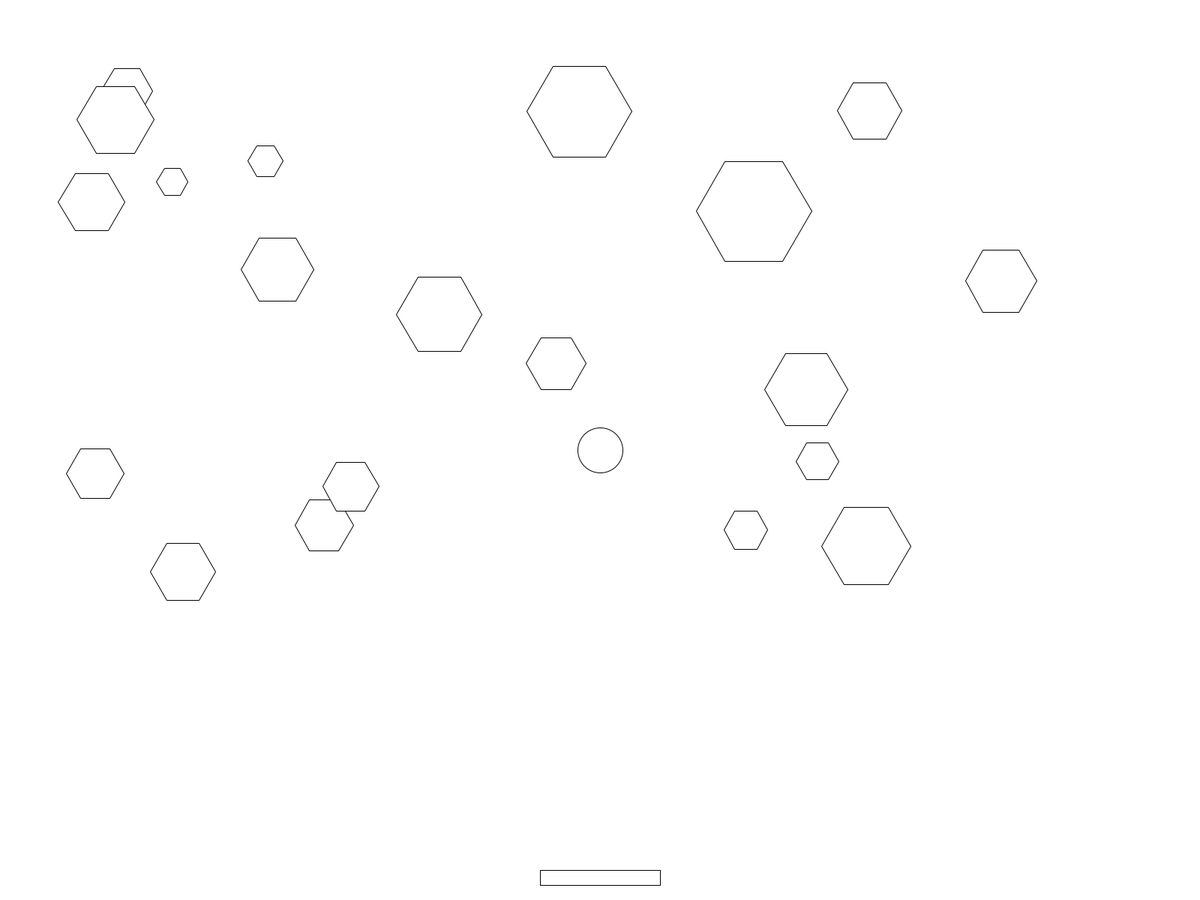
Frame 1 (no input)
Frame 60 (the mouse pressed at the canvas centre just before this capture): identical to frame 1, image omitted
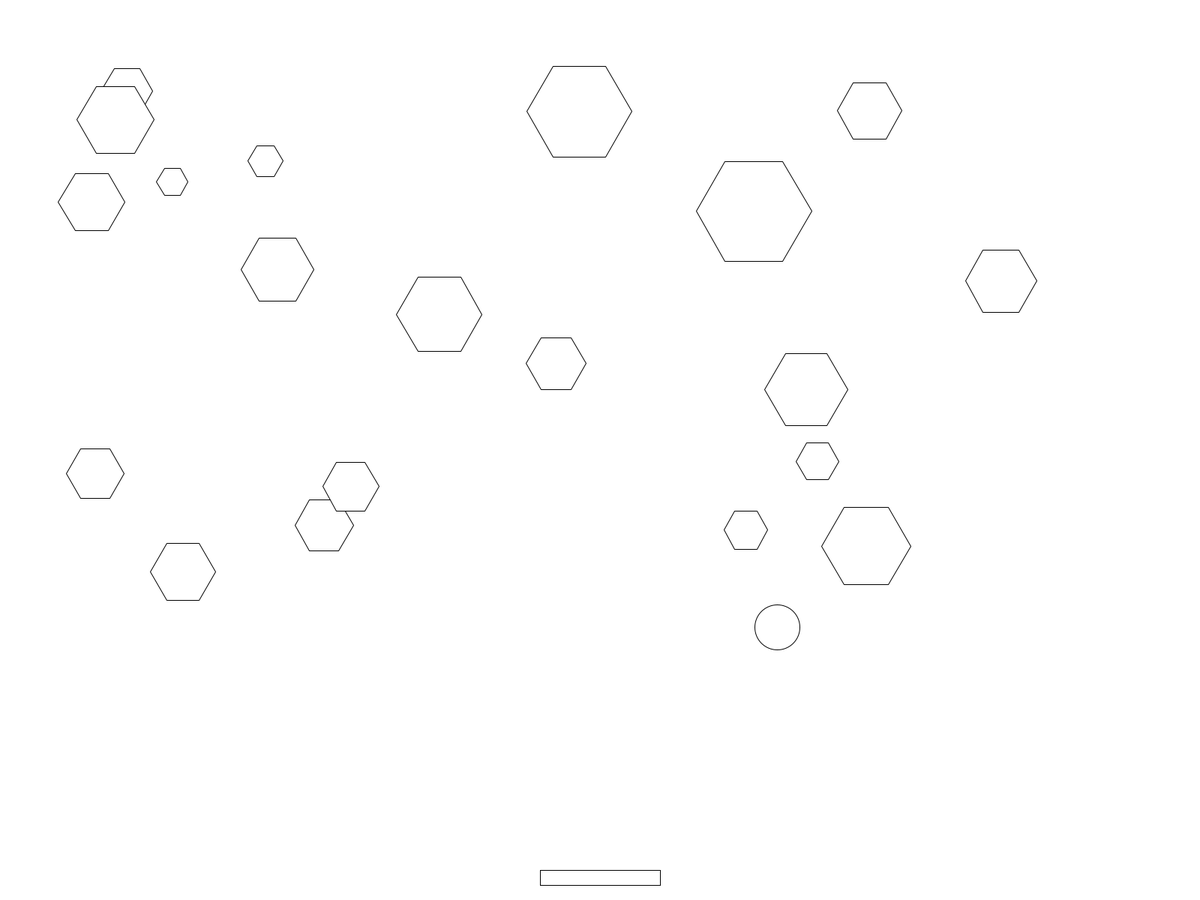
Frame 120 (the mouse held since frame 60 and released just before this capture)

The Processing sketch that drew these frames (run headless with seeded random() and noise(); from frame 60 on, the mouse is pressed at the canvas centre):

// Processing sketch: BrickBreaker_processing
// ── BrickBreaker_processing.pde
Paddle paddle;
Ball ball;
ArrayList<Brick> bricks = new ArrayList<Brick>();

boolean playingGame = false;
boolean youWin = false;
double winText;

void setup() {
  fullScreen();
  //size(displayWidth,displayHeight);

  paddle = new Paddle();
  ball = new Ball();

  for (int i = 0; i < 20; i++) {
    bricks.add(new Brick());
  }
  //createText();
}

void draw() {
  background(255);

  // bricks
  for (int i = 0; i < bricks.size(); i++) {
    bricks.get(i).display();
    if (ball.hits(bricks.get(i))) {
      if (bricks.get(i).r >= 40) {
        bricks.get(i).r = bricks.get(i).r / 2;
      } else {
        bricks.remove(i);
      }
      ball.direction.y *= -1;
    }
  }

  // paddle
  paddle.display();
  if (playingGame) paddle.checkEdges();
  if (playingGame) paddle.update();

  // ball
  if (ball.meets(paddle)) {
    if (ball.direction.y > 0) ball.direction.y *= -1;
  }
  ball.display();
  if (playingGame) ball.checkEdges();
  if (playingGame) ball.update();

  // game logics
  if (ball.pos.y > height) {
    ball.pos = new PVector(width / 2, height / 2);
    playingGame = false;
  }

  if (bricks.size() == 0) {
    youWin = true;
    playingGame = false;
  }

  //if (youWin) {
  //  winText.style("display", "block");
  //} else {
  //  winText.style("display", "none");
  //}
}

void mouseReleased() {
  paddle.isMovingRight = false;
  paddle.isMovingLeft = false;
}

 //void keyPressed() {
 //  if (key == 'a' || key == 'A') {
 //    paddle.isMovingLeft = true;
 //  } else if (key == 'd' || key == 'D') {
 //    paddle.isMovingRight = true;
 //  } else if (key == 's' || key == 'S') {
 //    if (bricks.size() == 0) {
 //      for (int i = 0; i < 20; i++) {
 //        bricks.add(new Brick());
 //      }
 //    }
 //    playingGame = true;
 //    youWin = false;
 //  }
 //}

void mousePressed() {
  if(mouseX>width/2)
    paddle.isMovingRight = true;
  else if (mouseX<width/2) 
    paddle.isMovingLeft = true;
  if (!playingGame) {
    if (bricks.size() == 0) {
      for (int i = 0; i < 20; i++) {
        bricks.add(new Brick());
      }
    }
    playingGame = true;
    youWin = false;
  }

}
// ── Ball.pde
class Ball {
  PVector pos = new PVector(width / 2, height / 2);

  float r = 30;
  PVector vel = new PVector(1, 1).mult(4);
  PVector direction = new PVector(1, 1);

  void update() {
    pos.x += vel.x * direction.x;
    pos.y += vel.y * direction.y;
  }

  void display() {
    ellipse(pos.x, pos.y, r * 2, r * 2);
  }

  void checkEdges() {
    if (this.pos.x > width - this.r && this.direction.x > 0) {
      this.direction.x *= -1;
    }
    if (this.pos.x < this.r && this.direction.x < 0) {
      this.direction.x *= -1;
    }
    if (this.pos.y < this.r && ball.direction.y < 0) this.direction.y *= -1;
  }

  boolean meets(Paddle paddle) {
    if (this.pos.y < paddle.pos.y &&
        this.pos.y > paddle.pos.y - this.r &&
        ball.pos.x > paddle.pos.x - ball.r &&
        ball.pos.x < paddle.pos.x + paddle.w + ball.r) {
      return true;
    } else {
      return false;
    }
  }

  boolean hits(Brick brick) {
    double d = dist(this.pos.x, this.pos.y, brick.pos.x, brick.pos.y);
    if (d < brick.r + this.r) {
      return true;
    } else {
      return false;
    }
  }
}
// ── Brick.pde
class Brick{
  PVector pos = new PVector(random(100, width - 100), random(100, height - 400));
  float r = random(20, 80);
  int total = 6;

  void display() {
    pushMatrix();
    translate(this.pos.x, this.pos.y);
    beginShape();
    for (int i = 0; i < this.total; i++) {
      float angle = map(i, 0, this.total, 0, TWO_PI);
      float r = this.r;
      float x = r * cos(angle);
      float y = r * sin(angle);
      vertex(x, y);
    }
    endShape(CLOSE);
    popMatrix();
  }
}
// ── Paddle.pde
class Paddle {
  float w = 160;
  float h = 20;
  PVector pos = new PVector(width / 2 - w / 2, height - 40);
  boolean isMovingLeft = false;
  boolean isMovingRight = false;

  void display() {
    rect(pos.x, pos.y, w, h);
  }

  void update() {
    if (isMovingLeft) {
      move(-20);
    } else if (isMovingRight) {
      move(20);
    }
  }

  void move(double step) {
    pos.x += step;
  }

  void checkEdges() {
    if (pos.x <= 0) pos.x = 0;
    else if (pos.x + w >= width) pos.x = width - w;
  }
}
